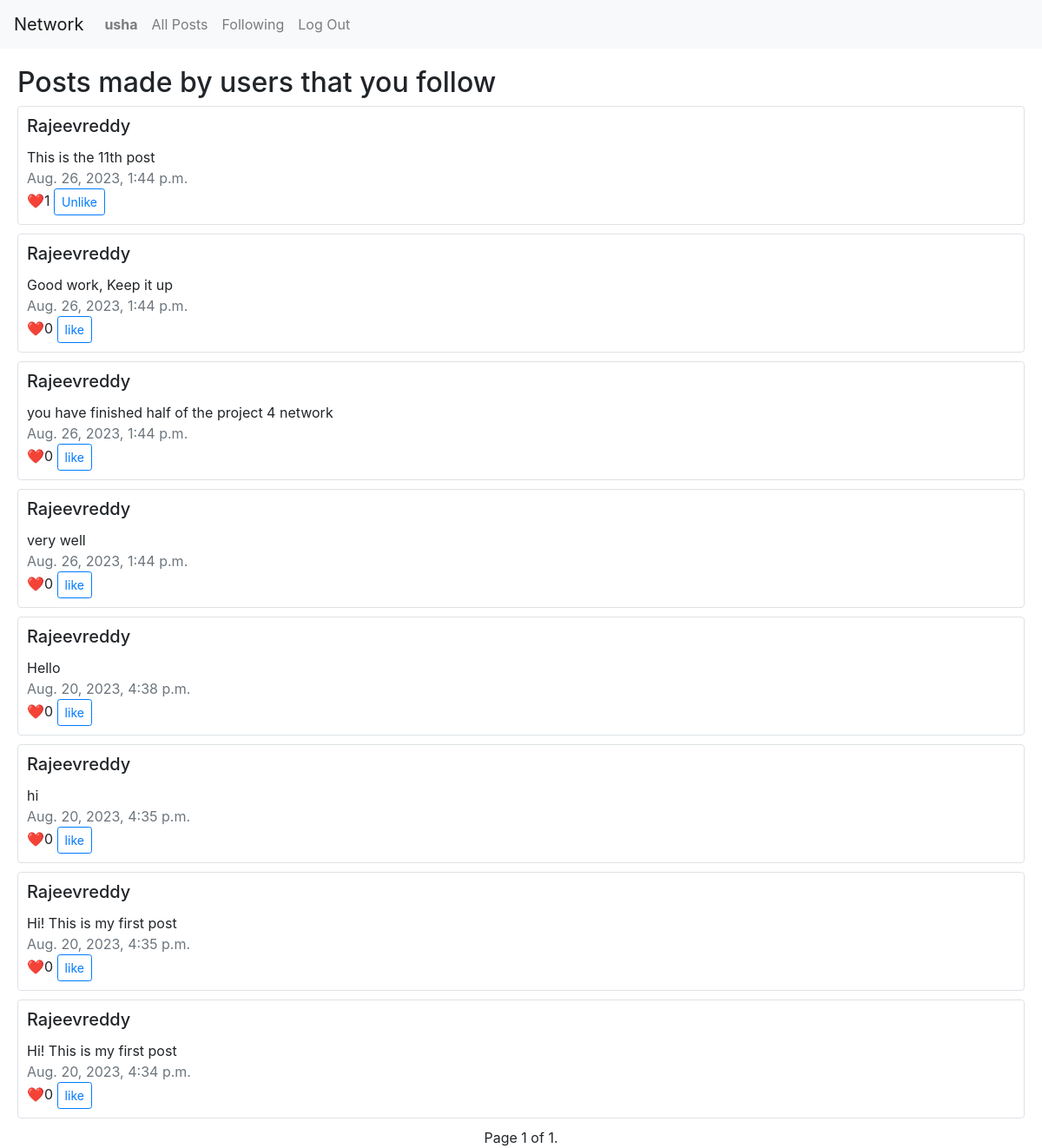
The app's page /following (signed in) with its own data.
### network/models.py (models this page shows, shortened)
class User(AbstractUser):
    pass

class Posts(models.Model):
    content = models.TextField(blank=False)
    author = models.ForeignKey(User, on_delete=models.CASCADE, related_name='authored_posts')
    created_at = models.DateTimeField(auto_now_add=True)
    liked = models.ManyToManyField(User, related_name="liked_post", blank=True)

### network/views.py (the view)
# urls.py: path("following", views.following, name="following"),
@login_required
def following(request):
    if request.user.is_authenticated:
        user_id = request.user.id
    else:
        return HttpResponseRedirect(reverse("index"))
    user = User.objects.get(id=user_id)
    following = list(user.following.all())
    following_post_list = []
    for name in following:
        temp_user = User.objects.get(username=name)
        for post in temp_user.authored_posts.order_by("-created_at").all():
            following_post_list.append(post)
    all_posts = following_post_list
    paginator = Paginator(all_posts, 10) # show 10 posts per page
    page_number = request.GET.get('page')
    page_obj = paginator.get_page(page_number)
    return render(request, "network/following.html", {
        "posts": page_obj,
        "no_posts": len(following_post_list),
        "current_user": User.objects.get(id=request.user.id),
    })

### network/models.py (called while the page is built)
    def __str__(self):
        return f"{self.follows}"

### network/templates/network/following.html (shortened to what this page needs)
{% extends "network/layout.html" %}
{% load static %}
{% block body %}
    {% if no_posts > 0 %}
    <h2 style="margin-left: 20px; margin-top: 20px;">Posts made by users that you follow</h2>
    {% endif %}
    {% if no_posts > 0 %}
        {% for post in posts %}
        <div style="padding-left: 20px; padding-right: 20px; padding-bottom: 10px;">
            <div class="card border" style="padding: 10px;">
                <h5 class="card-title text-capitalize">{{ post.author }}</h5>
                <div class="card-text">{{ post.content }}</div>
                <div class="text-muted">{{ post.created_at }}</div>
                <div class="card-text">❤️<a id="likeCount{{ forloop.counter0 }}">{{ post.liked.count }}</a>{% if user.is_authenticated %} <button class="btn btn-sm btn-outline-primary" style="display: block-inline;" id="likeButton{{ forloop.counter0 }}" onclick = "likePost({{ post.id }})">{% if post in current_user.liked_post.all %}Unlike{% else %}like{% endif %}</button>{% endif %}</div>
            </div>
        </div>
        {% endfor %}
        <nav aria-label="Page navigation example">
            <div class="pagination justify-content-center">
                <span class="step-links">
                    <span class="current" style="display: inline-block">
                        Page {{ posts.number }} of {{ posts.paginator.num_pages }}.
                    </span>
                </span>
            </div>
        </nav>
    {% else %}
        <h3 style="padding-left: 20px; padding-right: 20px; padding-bottom: 10px;">No Posts made by users that you follow</h3>
    {% endif %}
{% endblock %}

### network/templates/network/layout.html (shortened to what this page needs)
{% load static %}
<!DOCTYPE html>
<html lang="en">
    <head>
        <link rel="stylesheet" href="https://stackpath.bootstrapcdn.com/bootstrap/4.4.1/css/bootstrap.min.css">
        <link href="{% static 'network/styles.css' %}" rel="stylesheet">
    </head>
    <body>
        <nav class="navbar navbar-expand-lg navbar-light bg-light">
            <a class="navbar-brand" href="#">Network</a>
            <div>
              <ul class="navbar-nav mr-auto">
                {% if user.is_authenticated %}
                    <li class="nav-item">
                        <a class="nav-link" href="{% url 'profile' %}"><strong>{{ user.username }}</strong></a>
                    </li>
                {% endif %}
                <li class="nav-item">
                  <a class="nav-link" href="{% url 'index' %}">All Posts</a>
                </li>
                {% if user.is_authenticated %}
                    <li class="nav-item">
                        <a class="nav-link" href="{% url 'following' %}"">Following</a>
                    </li>
                    <li class="nav-item">
                        <a class="nav-link" href="{% url 'logout' %}">Log Out</a>
                    </li>
                {% endif %}
              </ul>
            </div>
          </nav>
        <div class="body">
            {% block body %}
            {% endblock %}
        </div>
    </body>
</html>

### records on screen
User: username "usha"
Posts: author "Rajeevreddy", content "This is the 11th post", created_at "Aug. 26, 2023, 1:44 p.m.", liked.count "1", shows "Unlike"
Posts: author "Rajeevreddy", content "Good work, Keep it up", created_at "Aug. 26, 2023, 1:44 p.m.", liked.count "0"
Posts: author "Rajeevreddy", content "you have finished half of the project 4 network", created_at "Aug. 26, 2023, 1:44 p.m.", liked.count "0"
Posts: author "Rajeevreddy", content "very well", created_at "Aug. 26, 2023, 1:44 p.m.", liked.count "0"
Posts: author "Rajeevreddy", content "Hello", created_at "Aug. 20, 2023, 4:38 p.m.", liked.count "0"
Posts: author "Rajeevreddy", content "hi", created_at "Aug. 20, 2023, 4:35 p.m.", liked.count "0"
Posts: author "Rajeevreddy", content "Hi! This is my first post", created_at "Aug. 20, 2023, 4:35 p.m.", liked.count "0"
Posts: author "Rajeevreddy", content "Hi! This is my first post", created_at "Aug. 20, 2023, 4:34 p.m.", liked.count "0"

### other values on screen
{{ posts.number }} "1"
{{ posts.paginator.num_pages }} "1"
